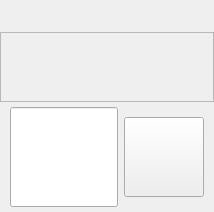
<?xml version="1.0" encoding="UTF-8"?>
<ui version="4.0">
 <class>chat</class>
 <widget class="QWidget" name="chat">
  <property name="windowTitle">
   <string>Chat</string>
  </property>
  <layout class="QVBoxLayout" name="verticalLayout_main">
   <property name="spacing">
    <number>0</number>
   </property>
   <property name="leftMargin">
    <number>0</number>
   </property>
   <property name="topMargin">
    <number>0</number>
   </property>
   <property name="rightMargin">
    <number>0</number>
   </property>
   <property name="bottomMargin">
    <number>0</number>
   </property>
   <item>
    <widget class="QWidget" name="horizontalLayoutWidget_2" native="true">
     <property name="sizePolicy">
      <sizepolicy hsizetype="Preferred" vsizetype="Fixed">
       <horstretch>0</horstretch>
       <verstretch>0</verstretch>
      </sizepolicy>
     </property>
     <layout class="QHBoxLayout" name="horizontalLayout_2">
      <property name="leftMargin">
       <number>10</number>
      </property>
      <property name="topMargin">
       <number>5</number>
      </property>
      <property name="rightMargin">
       <number>10</number>
      </property>
      <property name="bottomMargin">
       <number>5</number>
      </property>
      <item>
       <widget class="QLabel" name="label">
        <property name="text">
         <string/>
        </property>
       </widget>
      </item>
      <item>
       <spacer name="horizontalSpacer">
        <property name="orientation">
         <enum>Qt::Horizontal</enum>
        </property>
        <property name="sizeHint" stdset="0">
         <size>
          <width>40</width>
          <height>20</height>
         </size>
        </property>
       </spacer>
      </item>
      <item>
       <widget class="QPushButton" name="pushButton_2">
        <property name="maximumSize">
         <size>
          <width>52</width>
          <height>36</height>
         </size>
        </property>
        <property name="toolTip">
         <string>清除</string>
        </property>
        <property name="layoutDirection">
         <enum>Qt::LeftToRight</enum>
        </property>
        <property name="text">
         <string/>
        </property>
        <property name="icon">
         <iconset resource="../Resource.qrc">
          <normaloff>:/assets/IconaMoon/Interface/Restart - 24x24.png</normaloff>:/assets/IconaMoon/Interface/Restart - 24x24.png</iconset>
        </property>
        <property name="iconSize">
         <size>
          <width>36</width>
          <height>36</height>
         </size>
        </property>
        <property name="flat">
         <bool>true</bool>
        </property>
       </widget>
      </item>
     </layout>
    </widget>
   </item>
   <item>
    <widget class="QScrollArea" name="scrollArea">
     <property name="sizePolicy">
      <sizepolicy hsizetype="Expanding" vsizetype="Expanding">
       <horstretch>0</horstretch>
       <verstretch>1</verstretch>
      </sizepolicy>
     </property>
     <property name="verticalScrollBarPolicy">
      <enum>Qt::ScrollBarAsNeeded</enum>
     </property>
     <property name="horizontalScrollBarPolicy">
      <enum>Qt::ScrollBarAsNeeded</enum>
     </property>
     <property name="widgetResizable">
      <bool>true</bool>
     </property>
     <widget class="QWidget" name="scrollAreaWidgetContents">
      <property name="geometry">
       <rect>
        <x>0</x>
        <y>0</y>
        <width>629</width>
        <height>409</height>
       </rect>
      </property>
      <property name="sizePolicy">
       <sizepolicy hsizetype="Preferred" vsizetype="Preferred">
        <horstretch>0</horstretch>
        <verstretch>0</verstretch>
       </sizepolicy>
      </property>
     </widget>
    </widget>
   </item>
   <item>
    <widget class="QWidget" name="horizontalLayoutWidget" native="true">
     <property name="sizePolicy">
      <sizepolicy hsizetype="Preferred" vsizetype="Fixed">
       <horstretch>0</horstretch>
       <verstretch>0</verstretch>
      </sizepolicy>
     </property>
     <layout class="QHBoxLayout" name="horizontalLayout">
      <property name="leftMargin">
       <number>10</number>
      </property>
      <property name="topMargin">
       <number>5</number>
      </property>
      <property name="rightMargin">
       <number>10</number>
      </property>
      <property name="bottomMargin">
       <number>5</number>
      </property>
      <item>
       <widget class="QLineEdit" name="lineEdit">
        <property name="minimumSize">
         <size>
          <width>0</width>
          <height>100</height>
         </size>
        </property>
        <property name="sizePolicy">
         <sizepolicy hsizetype="Expanding" vsizetype="Fixed">
          <horstretch>1</horstretch>
          <verstretch>0</verstretch>
         </sizepolicy>
        </property>
       </widget>
      </item>
      <item>
       <widget class="QPushButton" name="pushButton">
        <property name="minimumSize">
         <size>
          <width>80</width>
          <height>80</height>
         </size>
        </property>
        <property name="maximumSize">
         <size>
          <width>80</width>
          <height>80</height>
         </size>
        </property>
        <property name="toolTip">
         <string>发送</string>
        </property>
        <property name="text">
         <string/>
        </property>
        <property name="icon">
         <iconset resource="../Resource.qrc">
          <normaloff>:/assets/IconaMoon/Communication/Send - 24x24.png</normaloff>:/assets/IconaMoon/Communication/Send - 24x24.png</iconset>
        </property>
        <property name="iconSize">
         <size>
          <width>72</width>
          <height>72</height>
         </size>
        </property>
       </widget>
      </item>
     </layout>
    </widget>
   </item>
  </layout>
 </widget>
 <resources>
  <include location="../Resource.qrc"/>
 </resources>
 <connections/>
</ui>
